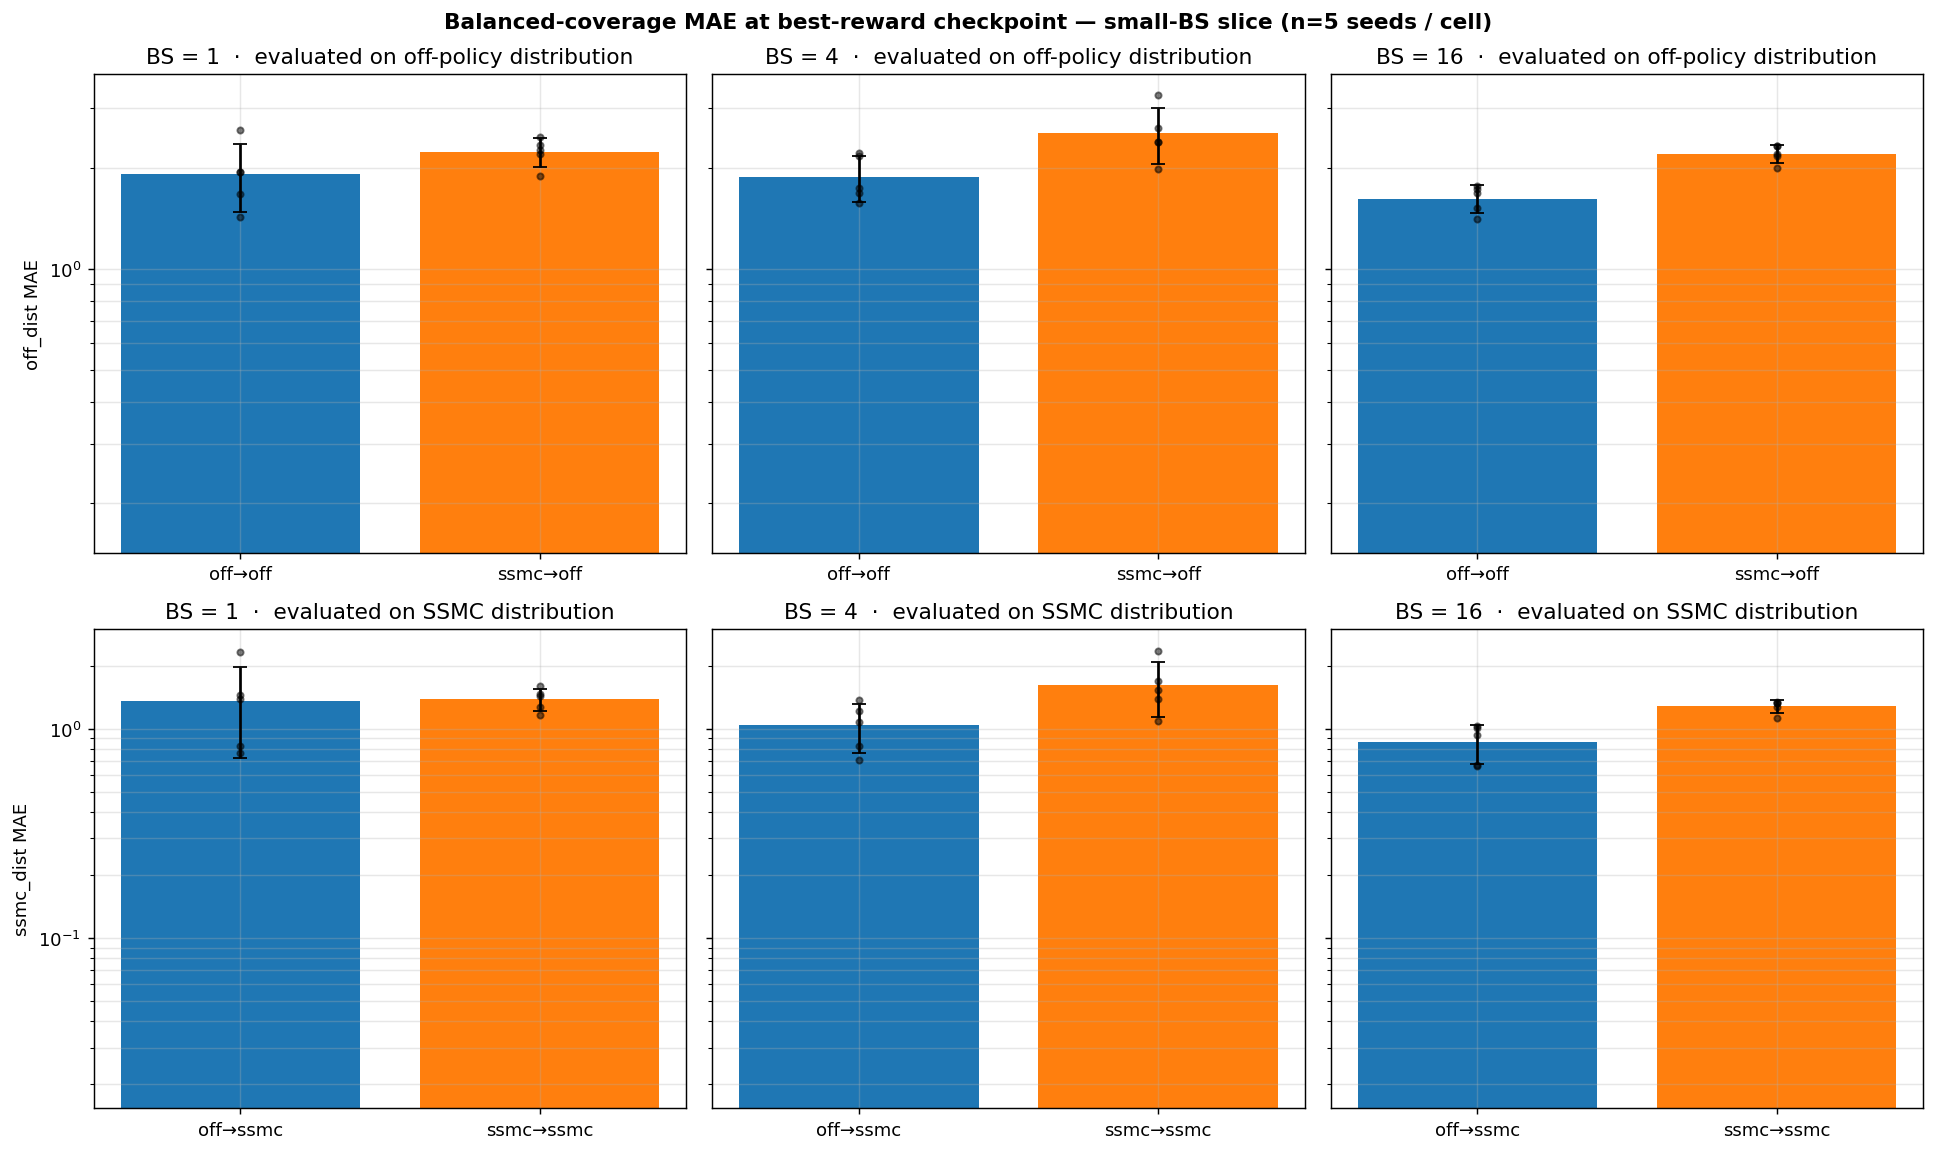

This chart was generated by the following Python code:
#!/usr/bin/env python3
"""Re-run small-BS cells from bs_sweep.py with balanced-coverage MAE.

For each (method, BS in {1,4,16}, seed):
  - train with the same recipe as bs_sweep.py
  - additionally log MAE on TWO fixed eval sets per run:
      off_dist_mae   : eval points from off-policy Brownian-bridge distribution
      ssmc_dist_mae  : eval points from SSMC trajectory distribution (the same
                       distribution used for SSMC training: mc=10, n_steps=30
                       random, smc_value = 0.1 * h(x) * t)
  - save best (by val_reward_mean) checkpoint
After training, report each metric at the val step where val_reward_mean was max.
"""

import gc
import json
import os
import shutil
import time
from functools import partial
from math import sqrt

import matplotlib
matplotlib.use("Agg")
import matplotlib.pyplot as plt
import numpy as np
import pandas as pd
import torch
import torch.nn as nn
from einops import reduce
from sklearn.datasets import make_moons
from sklearn.mixture import GaussianMixture
from sklearn.preprocessing import StandardScaler
from torch.utils.data import DataLoader, TensorDataset

import lightning as L
from lightning.pytorch.callbacks import Callback, ModelCheckpoint
from lightning.pytorch.loggers import CSVLogger

from diffusion_rl.models.on_policy import OnPolicyValue, single_seed_mc
from diffusion_rl.models.off_policy import InterpolatingNumpyDataset, OffPolicyValue
from diffusion_rl.modules.resnet_mlp import ValueNetwork


# ── Shared setup ──────────────────────────────────────────────────────────
X, _ = make_moons(n_samples=10_000, noise=0.05, random_state=42)
scaler = StandardScaler(); X = scaler.fit_transform(X)
clf = GaussianMixture(n_components=100, covariance_type="spherical"); clf.fit(X)
_means = torch.from_numpy(clf.means_).double()
_sigma2 = torch.from_numpy(clf.covariances_).double()
_weights = torch.from_numpy(clf.weights_).double()
_sigmas = torch.sqrt(_sigma2)[:, None]; _weights_col = _weights[:, None]

D = 2; a = 1.0; c = torch.tensor([1.0, 0.0])
means_np = clf.means_; sigmas_np = np.sqrt(clf.covariances_); weights_np = clf.weights_


class AV(nn.Module):
    def __init__(self, means, sigma2, weights, a=1.0, c_=None, D_=2):
        super().__init__()
        if c_ is None: c_ = torch.tensor([1.0, 0.0])
        self.register_buffer("means", means.float())
        self.register_buffer("sigma2", sigma2.float())
        self.register_buffer("weights", weights.float())
        self.a = a; self.D = D_; self.register_buffer("c", c_.float())

    def _log_Z(self, m, v):
        cc = self.c.double(); d = 1 + 20 * v
        return (
            -self.D / 2 * torch.log(d)
            + (-10 * (m**2).sum(-1) + 20 * (m * cc).sum(-1) + 200 * v * (cc**2).sum()) / d
            - 10 * (cc**2).sum()
        )

    def forward(self, x, t):
        x = x.double(); t = t.double().reshape(-1)
        if t.numel() == 1: t = t.expand(x.shape[0])
        t_ = t[:, None]
        m = self.means.double(); s2 = self.sigma2.double(); w = self.weights.double()
        dk = t_ * s2[None, :] + 2 * self.a * (1 - t_)
        mm = t_[:, :, None] * m[None, :, :]
        d2 = ((x[:, None, :] - mm) ** 2).sum(-1)
        ts = t_ + 1e-40
        lg = -self.D / 2 * torch.log(2 * torch.pi * ts * dk) - d2 / (2 * ts * dk)
        lw = torch.log(w)[None, :]
        lpw = lw + lg - torch.logsumexp(lw + lg, dim=1, keepdim=True)
        tV = 2 * self.a * (1 - t_) * s2[None, :] / dk
        tmu = (
            s2[None, :, None] * x[:, None, :]
            + 2 * self.a * (1 - t_)[:, :, None] * m[None, :, :]
        ) / dk[:, :, None]
        return torch.logsumexp(lpw + self._log_Z(tmu, tV), dim=1).float()


_avm = AV(_means, _sigma2, _weights, a=a, c_=c, D_=D)


def anal_fn(x, t):
    return _avm(x.cpu(), t.cpu()).to(x.device)


def gmm_drift(xt, ts, a_):
    ts = ts.reshape(-1, 1); xt_ = xt[..., None]
    means_ = _means.float().to(xt).T[None, ...]; ts_ = ts[..., None]
    sigmas_ = _sigmas.float().to(xt).T; weights_ = _weights_col.float().to(xt).T
    denom = 2 * a_ * (1 - ts) + ts * sigmas_**2
    le = -reduce((xt_ - means_ * ts_) ** 2, "n d m -> n m", "sum") / (2 * ts * denom)
    lsf = torch.log(2 * a_ * (1 - ts) / denom) * D / 2
    lrw = torch.log(weights_) + le + lsf
    lw = lrw - torch.logsumexp(lrw, dim=1, keepdim=True)
    lw = torch.where((ts == 0), torch.log(weights_), lw)
    nm = (2 * a_ * (1 - ts_) * means_ + xt_ * sigmas_[None, ...] ** 2) / denom[:, None, :]
    us = (nm - xt[:, :, None]) / (1 - ts[..., None])
    return reduce(torch.exp(lw)[:, None, :] * us, "n d m -> n d", "sum")


DEVICE = "mps" if torch.backends.mps.is_available() else "cpu"


def base_drift(x, t):
    return gmm_drift(x, t if t.ndim >= 1 else t.unsqueeze(0), a).to(dtype=torch.float)


def reward_fn(x):
    return -10 * (x - c.to(x)).square().sum(dim=1)


def gmm_sample(n):
    k_ = np.random.choice(len(weights_np), size=n, p=weights_np)
    return means_np[k_] + sigmas_np[k_, np.newaxis] * np.random.randn(n, D)


def zero_value(x, t):
    return torch.zeros(x.shape[0], dtype=x.dtype, device=x.device)


def smc_value_fn(x, t):
    return 0.1 * reward_fn(x) * t.reshape(-1)


class OnPolicyValueLive(OnPolicyValue):
    def drift(self, x, t, beta=1, use_ema=False):
        return super().drift(x, t, beta=beta, use_ema=use_ema)


# ── Constants ──────────────────────────────────────────────────────────────
LOG_DIR = "lightning_logs/bs_sweep_balanced"
CKPT_DIR = "checkpoints/bs_sweep_balanced"

TOTAL_STEPS = 1000
LR = 1e-3
N_STEPS_TRAIN = 30
N_STEPS_VAL = 100
MC_SAMPLES = 10
N_TRAJ_BUFFER = 2000
N_EVAL = 2048               # size of each balanced-MAE eval set
N_SEEDS = 5

BS_VALUES = [1, 4, 16]

with open("notebooks/analytical_target.json") as f:
    E_OPT = json.load(f)["E_opt"]
all_rewards = reward_fn(torch.from_numpy(X).float())
max_r = all_rewards.max()
bias_val = (torch.log(torch.mean(torch.exp(all_rewards - max_r))) + max_r).item()
val_loader = DataLoader(TensorDataset(torch.zeros(1)), batch_size=1)


# ── Eval-set builders ─────────────────────────────────────────────────────
@torch.no_grad()
def make_off_dist_eval(n=N_EVAL):
    """Sample (x, t) from off-policy Brownian-bridge distribution."""
    x1 = torch.from_numpy(gmm_sample(n)).float()
    t = torch.rand(n)
    eps = torch.randn(n, D)
    x = t[:, None] * x1 + torch.sqrt(2 * a * t * (1 - t))[:, None] * eps
    return x, t


@torch.no_grad()
def make_ssmc_dist_eval(n=N_EVAL, chunk=400):
    """Sample (x, t) from the SSMC trajectory distribution
    (smc_value = 0.1·h·t, mc=10, n_steps=30 random, no t=0)."""
    # Each trajectory yields N_STEPS_TRAIN samples.  Need n_traj * N_STEPS_TRAIN >= n.
    n_traj = (n + N_STEPS_TRAIN - 1) // N_STEPS_TRAIN
    xs, ts = [], []
    for start in range(0, n_traj, chunk):
        b = min(chunk, n_traj - start)
        ax, at, _ = single_seed_mc(
            drift=base_drift,
            value=zero_value,
            log_tau=smc_value_fn,
            h=reward_fn,
            a=a,
            batch_size=b,
            mc_samples=MC_SAMPLES,
            dim=D,
            n_steps=N_STEPS_TRAIN,
            device=DEVICE,
            random_t=True,
            include_t_zero=False,
        )
        xs.append(ax.cpu()); ts.append(at.cpu())
    x_all = torch.cat(xs, 0); t_all = torch.cat(ts, 0)
    idx = torch.randperm(x_all.shape[0])[:n]
    return x_all[idx], t_all[idx]


# ── Callbacks ─────────────────────────────────────────────────────────────
class BalancedMAECallback(Callback):
    """Logs MAE / bias of pl.value_module vs analytical V on a fixed eval set."""
    def __init__(self, eval_x, eval_t, af, name: str):
        super().__init__()
        self.eval_x = eval_x.detach()
        self.eval_t = eval_t.detach()
        self.af = af
        self.name = name

    def on_validation_batch_end(self, trainer, pl, outputs, batch, bi):
        if bi > 0:
            return
        x = self.eval_x.to(pl.device)
        t = self.eval_t.to(pl.device)
        with torch.no_grad():
            v_pred = pl.value_module(x, t)
            v_anal = self.af(x, t)
        err = v_pred - v_anal
        pl.log(f"{self.name}_mae", err.abs().mean(), prog_bar=False)
        pl.log(f"{self.name}_bias", err.mean(), prog_bar=False)


class TrajCB(Callback):
    """Same TrajCB as in bs_sweep.py — guided-rollout MAE."""
    def __init__(self, af, n=256, ns=N_STEPS_VAL):
        super().__init__(); self.af = af; self.n = n; self.ns = ns

    def on_validation_batch_end(self, trainer, pl, outputs, batch, bi):
        if bi > 0:
            return
        dim = pl.hparams.dim; dev = pl.device; n = self.n; dt = 1.0 / self.ns
        for beta, label in [(0, "base"), (1, "guided")]:
            x = torch.zeros(n, dim, device=dev)
            ax, at = [x], [torch.zeros(n, device=dev)]
            dfn = partial(pl.drift, beta=beta)
            for st in torch.linspace(0, 1, self.ns + 1, device=dev)[:-1]:
                tv = st.expand(n)
                dx = dfn(x, tv) * dt
                db = sqrt(2 * pl.a * dt) * torch.randn_like(x)
                x = x + dx + db
                ax.append(x); at.append(torch.full((n,), float(st) + dt, device=dev))
            ax = torch.cat(ax); at = torch.cat(at)
            with torch.no_grad():
                vp = pl.value_module(ax, at); va = self.af(ax, at)
            err = vp - va
            pl.log(f"traj_avg_mae_{label}", err.abs().mean(), prog_bar=False)


# ── SSMC buffer + run-one ─────────────────────────────────────────────────
@torch.no_grad()
def generate_ssmc_buffer(n_traj=N_TRAJ_BUFFER, chunk=400):
    xs, ts, ys = [], [], []
    for start in range(0, n_traj, chunk):
        b = min(chunk, n_traj - start)
        ax, at, ay = single_seed_mc(
            drift=base_drift, value=zero_value, log_tau=smc_value_fn, h=reward_fn,
            a=a, batch_size=b, mc_samples=MC_SAMPLES, dim=D, n_steps=N_STEPS_TRAIN,
            device=DEVICE, random_t=True, include_t_zero=False,
        )
        xs.append(ax.cpu()); ts.append(at.cpu()); ys.append(ay.cpu())
    x_buf = torch.cat(xs, 0); t_buf = torch.cat(ts, 0); y_buf = torch.cat(ys, 0)
    perm = torch.randperm(x_buf.shape[0])
    return x_buf[perm], t_buf[perm].unsqueeze(-1), y_buf[perm].unsqueeze(-1)


def run_one(method, bs, seed, eval_off, eval_ssmc):
    name = f"{method}_bs{bs:03d}_seed{seed:02d}"
    csv_path = f"{LOG_DIR}/{name}/version_0/metrics.csv"
    if os.path.exists(csv_path):
        df = pd.read_csv(csv_path)
        v = df.dropna(subset=["val_reward_mean"])
        if len(v) > 0 and int(v["step"].max()) >= TOTAL_STEPS - 1:
            print(f"  {name}: already complete, skipping.", flush=True)
            return
    for vv in range(3):
        p = f"{LOG_DIR}/{name}/version_{vv}"
        if os.path.exists(p):
            shutil.rmtree(p)
    p = f"{CKPT_DIR}/{name}"
    if os.path.exists(p):
        shutil.rmtree(p)

    L.seed_everything(seed, workers=True)
    print(f"\n=== {method}  bs={bs}  seed={seed} ===", flush=True)
    t0 = time.time()

    vm = ValueNetwork(D, bias=bias_val)
    if method == "ssmc":
        model = OnPolicyValueLive(
            base_score_module=base_drift, value_module=vm, reward_function=reward_fn,
            dim=D, a=a, lr=LR, loss_type="quad",
            analytical_value_fn=anal_fn, ema_decay=0.999,
        )
        x_buf, t_buf, y_buf = generate_ssmc_buffer()
        ds = TensorDataset(y_buf, x_buf, t_buf)
        loader = DataLoader(ds, batch_size=bs, shuffle=True, drop_last=True)
    elif method == "off":
        model = OffPolicyValue(
            base_score_module=base_drift, value_module=vm, reward_function=reward_fn,
            dim=D, a=a, lr=LR, loss_type="quad",
            analytical_value_fn=anal_fn,
        )
        ds = InterpolatingNumpyDataset(
            generating_function=gmm_sample, a=a, batch_size=1024
        )
        loader = DataLoader(ds, batch_size=bs)
    else:
        raise ValueError(method)

    cbs = [
        TrajCB(anal_fn),
        BalancedMAECallback(eval_off[0], eval_off[1], anal_fn, name="off_dist"),
        BalancedMAECallback(eval_ssmc[0], eval_ssmc[1], anal_fn, name="ssmc_dist"),
        ModelCheckpoint(
            dirpath=f"{CKPT_DIR}/{name}",
            save_last=False, save_top_k=1,
            monitor="val_reward_mean", mode="max", filename="best",
        ),
    ]
    logger = CSVLogger(LOG_DIR, name=name, version=0)
    tr = L.Trainer(
        max_steps=TOTAL_STEPS, val_check_interval=max(1, TOTAL_STEPS // 30),
        callbacks=cbs, logger=logger,
        enable_checkpointing=True, enable_progress_bar=False,
    )
    tr.fit(model, loader, val_dataloaders=val_loader)
    print(f"  {method} bs={bs} seed={seed} elapsed: {(time.time() - t0)/60:.1f} min",
          flush=True)
    del model, vm, tr, loader, ds
    if method == "ssmc":
        del x_buf, t_buf, y_buf
    gc.collect()
    if torch.backends.mps.is_available():
        torch.mps.empty_cache()


# ── Build shared eval sets (one pair per seed so paths see the same eval) ─
# Reuse a fixed seed-independent eval pair across all (method, BS, seed) — the
# eval distribution doesn't depend on the trained network, so this is fine and
# makes comparisons cleaner.
print("Building eval sets...", flush=True)
torch.manual_seed(12345)
np.random.seed(12345)
eval_off = make_off_dist_eval()
eval_ssmc = make_ssmc_dist_eval()
print(f"  off_dist eval:  x {tuple(eval_off[0].shape)}  t {tuple(eval_off[1].shape)}")
print(f"  ssmc_dist eval: x {tuple(eval_ssmc[0].shape)}  t {tuple(eval_ssmc[1].shape)}",
      flush=True)


# ── Run ───────────────────────────────────────────────────────────────────
print(f"\nE_OPT = {E_OPT:.4f}")
print(f"Device: {DEVICE}")
print(f"BS grid: {BS_VALUES}  seeds: {N_SEEDS}", flush=True)
t_total0 = time.time()
for method in ["off", "ssmc"]:
    for bs in BS_VALUES:
        for s in range(N_SEEDS):
            run_one(method, bs, s, eval_off, eval_ssmc)
            print(f"  total elapsed: {(time.time() - t_total0)/60:.1f} min", flush=True)


# ── Aggregate at best-val-reward step ─────────────────────────────────────
def best_step_metrics(csv_path, metrics, monitor="val_reward_mean"):
    """Return dict of metric values at the step where `monitor` is max."""
    if not os.path.exists(csv_path):
        return None
    df = pd.read_csv(csv_path)
    v = df.dropna(subset=[monitor])
    if len(v) == 0:
        return None
    best_step = int(v.loc[v[monitor].idxmax(), "step"])
    out = {"best_step": best_step, monitor: float(v[monitor].max())}
    for m in metrics:
        sub = df.dropna(subset=[m])
        if len(sub) == 0:
            out[m] = float("nan")
            continue
        # value at the step closest to (and ≤) best_step
        sub2 = sub[sub["step"] <= best_step]
        if len(sub2) == 0:
            sub2 = sub
        out[m] = float(sub2.iloc[-1][m])
    return out


METRICS = ["off_dist_mae", "off_dist_bias",
           "ssmc_dist_mae", "ssmc_dist_bias",
           "traj_avg_mae_guided"]
agg = {}
for method in ["off", "ssmc"]:
    for bs in BS_VALUES:
        cells = []
        for s in range(N_SEEDS):
            csv = f"{LOG_DIR}/{method}_bs{bs:03d}_seed{s:02d}/version_0/metrics.csv"
            r = best_step_metrics(csv, METRICS)
            if r is not None:
                cells.append(r)
        agg[(method, bs)] = cells


def mean_sd(vals):
    a = np.array(vals, dtype=float)
    a = a[np.isfinite(a)]
    if len(a) == 0:
        return float("nan"), float("nan")
    return float(a.mean()), float(a.std(ddof=1) if len(a) > 1 else 0)


print("\n" + "=" * 100)
print(f"{'method':>6} {'BS':>3} {'n':>3} | "
      f"{'best_R':>8} | "
      f"{'off_dist_mae':>14} | {'ssmc_dist_mae':>14} | {'traj_mae_g':>10}")
print("=" * 100)
for method in ["off", "ssmc"]:
    for bs in BS_VALUES:
        cells = agg[(method, bs)]
        n = len(cells)
        if n == 0:
            continue
        m_r, s_r = mean_sd([c["val_reward_mean"] for c in cells])
        m_o, s_o = mean_sd([c["off_dist_mae"] for c in cells])
        m_s, s_s = mean_sd([c["ssmc_dist_mae"] for c in cells])
        m_t, s_t = mean_sd([c["traj_avg_mae_guided"] for c in cells])
        print(f"{method:>6} {bs:>3} {n:>3} | "
              f"{m_r:>5.2f}±{s_r:>4.2f} | "
              f"{m_o:>5.2f}±{s_o:>4.2f}{'':>2} | "
              f"{m_s:>5.2f}±{s_s:>4.2f}{'':>2} | "
              f"{m_t:>4.2f}±{s_t:>4.2f}")
print("=" * 100)


# ── Plot: 2×3 grid showing each method on each eval distribution ──────────
fig, axes = plt.subplots(2, len(BS_VALUES), figsize=(5 * len(BS_VALUES), 9), sharey="row")
fig.suptitle(
    "Balanced-coverage MAE at best-reward checkpoint — small-BS slice "
    f"(n={N_SEEDS} seeds / cell)",
    fontsize=12, fontweight="bold",
)
OFF_C = "#1f77b4"; SSMC_C = "#ff7f0e"

for col, bs in enumerate(BS_VALUES):
    # off_dist eval
    ax = axes[0, col]
    ax.set_title(f"BS = {bs}  ·  evaluated on off-policy distribution")
    vals = {
        "off→off": [c["off_dist_mae"] for c in agg[("off", bs)]],
        "ssmc→off": [c["off_dist_mae"] for c in agg[("ssmc", bs)]],
    }
    pos = [0, 1]; labels = list(vals.keys())
    ax.bar(pos[0], np.mean(vals["off→off"]), yerr=np.std(vals["off→off"], ddof=1),
           color=OFF_C, capsize=4)
    ax.bar(pos[1], np.mean(vals["ssmc→off"]), yerr=np.std(vals["ssmc→off"], ddof=1),
           color=SSMC_C, capsize=4)
    for i, k in enumerate(labels):
        for v in vals[k]:
            ax.scatter(i, v, color="k", s=12, alpha=0.5, zorder=3)
    ax.set_xticks(pos); ax.set_xticklabels(labels)
    if col == 0:
        ax.set_ylabel("off_dist MAE")
    ax.set_yscale("log"); ax.grid(True, alpha=0.3, which="both")

    # ssmc_dist eval
    ax = axes[1, col]
    ax.set_title(f"BS = {bs}  ·  evaluated on SSMC distribution")
    vals = {
        "off→ssmc": [c["ssmc_dist_mae"] for c in agg[("off", bs)]],
        "ssmc→ssmc": [c["ssmc_dist_mae"] for c in agg[("ssmc", bs)]],
    }
    pos = [0, 1]; labels = list(vals.keys())
    ax.bar(pos[0], np.mean(vals["off→ssmc"]), yerr=np.std(vals["off→ssmc"], ddof=1),
           color=OFF_C, capsize=4)
    ax.bar(pos[1], np.mean(vals["ssmc→ssmc"]), yerr=np.std(vals["ssmc→ssmc"], ddof=1),
           color=SSMC_C, capsize=4)
    for i, k in enumerate(labels):
        for v in vals[k]:
            ax.scatter(i, v, color="k", s=12, alpha=0.5, zorder=3)
    ax.set_xticks(pos); ax.set_xticklabels(labels)
    if col == 0:
        ax.set_ylabel("ssmc_dist MAE")
    ax.set_yscale("log"); ax.grid(True, alpha=0.3, which="both")

plt.tight_layout()
out = "notebooks/bs_sweep_balanced.png"
plt.savefig(out, dpi=130, bbox_inches="tight")
print(f"\nSaved: {out}")


# ── Save JSON ─────────────────────────────────────────────────────────────
summary = {
    "config": {
        "TOTAL_STEPS": TOTAL_STEPS, "LR": LR,
        "N_STEPS_TRAIN": N_STEPS_TRAIN, "N_STEPS_VAL": N_STEPS_VAL,
        "MC_SAMPLES": MC_SAMPLES, "N_TRAJ_BUFFER": N_TRAJ_BUFFER,
        "N_EVAL": N_EVAL, "BS_VALUES": BS_VALUES, "N_SEEDS": N_SEEDS,
        "smc_value": "0.1 * h(x) * t", "E_OPT": E_OPT,
        "include_t_zero": False, "random_t": True,
    },
    "by_cell": {
        f"{method}_bs={bs}": agg[(method, bs)]
        for method in ["off", "ssmc"] for bs in BS_VALUES
    },
}
with open("notebooks/bs_sweep_balanced_results.json", "w") as f:
    json.dump(summary, f, indent=2)

print(f"\nTotal elapsed: {(time.time() - t_total0)/60:.1f} min")
print("Done.")
